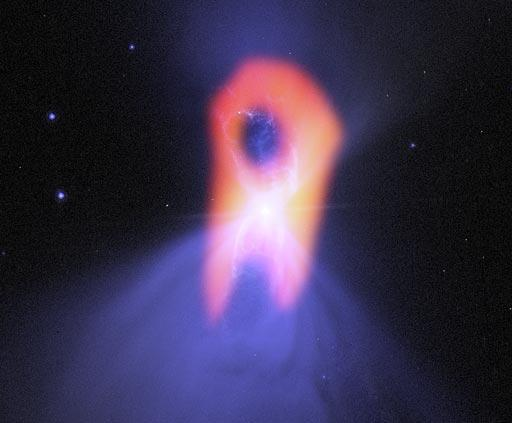
#> input picture AMOGUS/mogus_1.jpg, 512 x 423 px, found by its file name
$ python ImagesCheck.py
#> lines starting #> are read from the running program, lines starting #| are printed output that depends on the picture
from skimage.io import imread
from skimage.transform import resize

import matplotlib.pyplot as plt

image = 'D:\proj\AMOGUS\mogus_1.jpg'
mask = 'D:\proj\AMOGUS\mogus_1.png'

image = imread(image)
#> image is the input picture: shape (423, 512, 3); mean R, G, B 57.7, 48.3, 76.2
mask = imread(mask)
mask = resize(mask,(mask.shape[0],mask.shape[1]))

fig,ax = plt.subplots(nrows=1,ncols=2,figsize=(10,3),dpi=125)

ax[0].set_title("Image")
ax[0].set_axis_off()
ax[0].imshow(image)

ax[1].set_title("Mask")
ax[1].set_axis_off()
ax[1].imshow(mask*255/7)

plt.show()
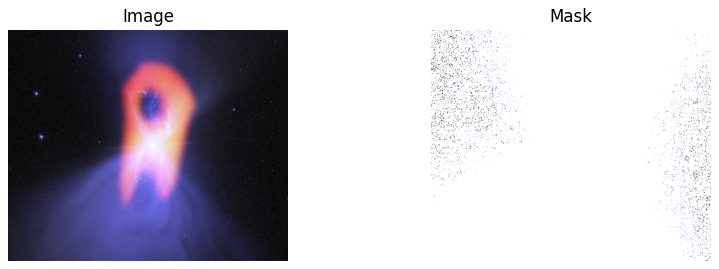
#> figure drawn by matplotlib, 2 panels
plt.close()
